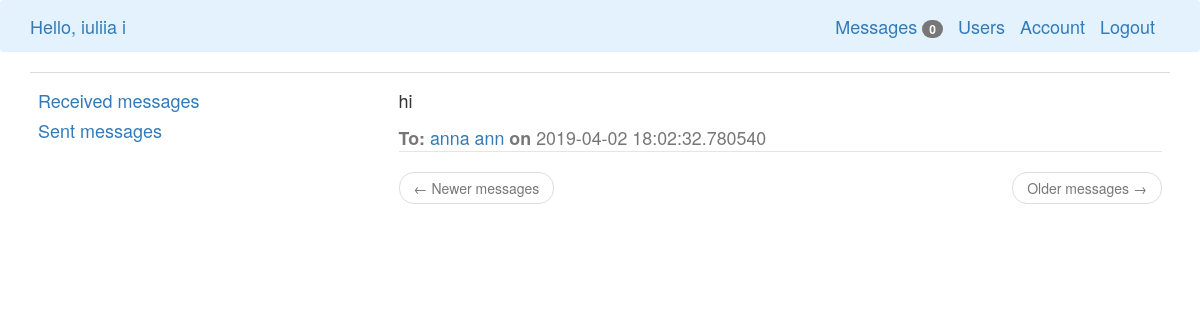
/user_messages (signed in), run on the app's committed database.
### main/models.py (models this page shows, shortened)
class User(db.Model, UserMixin):
    id = db.Column(db.Integer, primary_key=True)
    username = db.Column(db.String(20), unique=True, nullable=False)
    first_name = db.Column(db.String(50), nullable=False)
    last_name = db.Column(db.String(100), nullable=False)
    email = db.Column(db.String(120), unique=True, nullable=False)
    password = db.Column(db.String(60), nullable=False)
    messages_sent = db.relationship('Message',
                                    foreign_keys='Message.sender_id',
                                    backref='author', lazy='dynamic')
    messages_received = db.relationship('Message',
                                        foreign_keys='Message.recipient_id',
                                        backref='recipient', lazy='dynamic')
    last_message_read_time = db.Column(db.DateTime)
    notifications = db.relationship('Notification', backref='user',
                                    lazy='dynamic')
    tasks = db.relationship('Task', backref='user', lazy='dynamic')
    def new_messages(self):
        last_read_time = self.last_message_read_time or datetime(1900, 1, 1)
        return Message.query.filter_by(recipient=self).filter(
            Message.timestamp > last_read_time).count()
    def get_tasks_in_progress(self):
        return Task.query.filter_by(user=self, complete=False).all()

class Message(db.Model):
    __searchable__ = ['body']
    id = db.Column(db.Integer, primary_key=True)
    sender_id = db.Column(db.Integer, db.ForeignKey('user.id'))
    recipient_id = db.Column(db.Integer, db.ForeignKey('user.id'))
    body = db.Column(db.Text)
    timestamp = db.Column(db.DateTime, index=True, default=datetime.utcnow())

### main/users/routes.py (the view)
@users.route("/user_messages")
def user_message():
    page = request.args.get('page', 1, type=int)
    messages = current_user.messages_sent.order_by(
        Message.timestamp.desc()).paginate(
            page, current_app.config['POSTS_PER_PAGE'], False)
    next_url = url_for('users.user_message', page=messages.next_num) \
        if messages.has_next else None
    prev_url = url_for('users.user_message', page=messages.prev_num) \
        if messages.has_prev else None
    return render_template('user_messages.html', messages=messages.items,
                           next_url=next_url, prev_url=prev_url)

### main/models.py (called while the page is built)
@login_manager.user_loader
def load_user(user_id):
    return User.query.get(int(user_id))

### main/templates/user_messages.html
{% extends "base.html" %}
{% block app_content %}
<div class="table-responsive">
<table class="table">
    <tr>
        <td>
            <h4><a href="{{ url_for('messages.msg') }}">Received messages</a></h4>
            <h4><a href="{{ url_for('users.user_message') }}">Sent messages</a></h4>
        </td>
        <td>
    {% for post in messages %}
    <h4 id="post{{ post.id }}">{{ post.body }}</h4>
    <legend class="border-bottom mb-1"><small class="text-muted"><b>To:</b>
        <a href="{{ url_for('messages.send_message', recipient=post.recipient.username) }}">
        {{ post.recipient.first_name + ' ' + post.recipient.last_name }}</a>
            <b>on</b> {{ post.timestamp }}</small></legend>
    {% endfor %}
    <nav aria-label="...">
        <ul class="pager">
            <li class="previous{% if not prev_url %} disabled{% endif %}">
                <a href="{{ prev_url or '#' }}">
                    <span aria-hidden="true">&larr;</span> {{ 'Newer messages' }}
                </a>
            </li>
            <li class="next{% if not next_url %} disabled{% endif %}">
                <a href="{{ next_url or '#' }}">
                    {{ 'Older messages' }} <span aria-hidden="true">&rarr;</span>
                </a>
            </li>
        </ul>
    </nav>
            </td>
    </tr>
</table>
    </div>
{% endblock %}

### main/templates/base.html (shortened to what this page needs)
{% extends 'bootstrap/base.html' %}
{% block navbar %}
    <nav class="navbar navbar-light" style="background-color: #e3f2fd;">
        <div class="container">
            <div class="navbar-header">
                {% if current_user.is_authenticated %}
                <a class="navbar-brand" href="/">Hello, {{ current_user.first_name + ' ' + current_user.last_name }}</a>
                {% else %}
                <a class="navbar-brand" href="/">Main</a>
                {% endif %}
            </div>
            <div class="collapse navbar-collapse" id="navbarToogle">
                <ul class="nav navbar-nav navbar-right">
                    {% if current_user.is_authenticated %}
                         <a class="navbar-brand" href="{{ url_for('messages.msg') }}">Messages
                            {% set new_messages = current_user.new_messages() %}
                            <span id="message_count" class="badge">{{ new_messages }}</span></a>
                            <a class="navbar-brand" href="{{ url_for('primary.about') }}">Users</a>
                            <a class="navbar-brand" href="{{ url_for('users.account') }}">Account</a>
                            <a class="navbar-brand" href="{{ url_for('users.logout') }}">Logout</a>
                            {% else %}
                            <a class="navbar-brand" href="{{ url_for('users.login') }}">Login</a>
                            <a class="navbar-brand" href="{{ url_for('users.register') }}">Register</a>
                    {% endif %}
                </ul>
            </div>
        </div>
    </nav>
{% endblock %}
{% block content %}
    <div class="container">
        {% block app_content %}{% endblock %}
    </div>
{% endblock %}

### data on the page
User: first_name+last_name "iuliia i"
Message: body "hi", recipient "anna ann", timestamp "2019-04-02 18:02:32.780540"

### other printed values
{{ new_messages }} "0"
{{ 'Newer messages' }} "Newer messages"
{{ 'Older messages' }} "Older messages"
